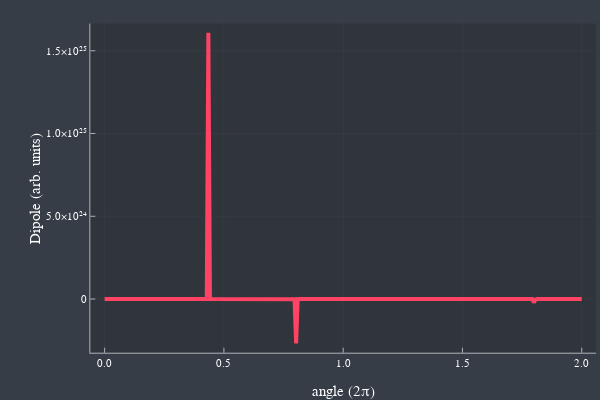

Source (notebook cell):
### Code cell
plot(angle/(2π),dipole,ylabel="Dipole (arb. units)",xlabel="angle (2π)",label="",linewidth=4)

### Figure 1 — Plotly figure (JSON) as saved in the notebook; plotly's stock layout.template omitted (floating-point values rounded to 4 significant figures; data arrays with more than 128 entries replaced by an {"elided": "..."} marker saying what was removed)
{"data": [{"colorbar": {"title": ""}, "legendgroup": "", "line": {"color": "rgba(254, 67, 101, 1.000)", "dash": "solid", "shape": "linear", "width": 4}, "mode": "lines", "name": "", "showlegend": false, "type": "scatter", "x": {"elided": "300 float values"}, "xaxis": "x1", "y": {"elided": "300 float values"}, "yaxis": "y1", "zmax": null, "zmin": null}], "layout": {"annotations": [], "height": 400, "legend": {"bgcolor": "rgba(54, 61, 70, 1.000)", "bordercolor": "rgba(255, 255, 255, 1.000)", "font": {"color": "rgba(255, 255, 255, 1.000)", "family": "sans-serif", "size": 11}, "tracegroupgap": 0, "x": 1, "y": 1}, "margin": {"b": 20, "l": 0, "r": 0, "t": 20}, "paper_bgcolor": "rgba(54, 61, 70, 1.000)", "plot_bgcolor": "rgba(48, 52, 59, 1.000)", "showlegend": true, "width": 600, "xaxis": {"anchor": "y1", "domain": [0.1505, 0.9934], "gridcolor": "rgba(173, 178, 183, 0.100)", "gridwidth": 0.5, "linecolor": "rgba(173, 178, 183, 1.000)", "mirror": false, "range": [-0.06, 2.06], "showgrid": true, "showline": true, "showticklabels": true, "tickangle": 0, "tickcolor": "rgb(173, 178, 183)", "tickfont": {"color": "rgba(255, 255, 255, 1.000)", "family": "sans-serif", "size": 11}, "tickmode": "array", "ticks": "inside", "ticktext": ["0.0", "0.5", "1.0", "1.5", "2.0"], "tickvals": [0, 0.5, 1, 1.5, 2], "title": "angle (2π)", "titlefont": {"color": "rgba(255, 255, 255, 1.000)", "family": "sans-serif", "size": 15}, "type": "-", "visible": true, "zeroline": false, "zerolinecolor": "rgba(173, 178, 183, 1.000)"}, "yaxis": {"anchor": "x1", "domain": [0.07581, 0.9902], "gridcolor": "rgba(173, 178, 183, 0.100)", "gridwidth": 0.5, "linecolor": "rgba(173, 178, 183, 1.000)", "mirror": false, "range": [-3.243e+24, 1.664e+25], "showgrid": true, "showline": true, "showticklabels": true, "tickangle": 0, "tickcolor": "rgb(173, 178, 183)", "tickfont": {"color": "rgba(255, 255, 255, 1.000)", "family": "sans-serif", "size": 11}, "tickmode": "array", "ticks": "inside", "ticktext": ["0", "5.0×10²⁴", "1.0×10²⁵", "1.5×10²⁵"], "tickvals": [0, 5e+24, 1e+25, 1.5e+25], "title": "Dipole (arb. units)", "titlefont": {"color": "rgba(255, 255, 255, 1.000)", "family": "sans-serif", "size": 15}, "type": "-", "visible": true, "zeroline": false, "zerolinecolor": "rgba(173, 178, 183, 1.000)"}}}
